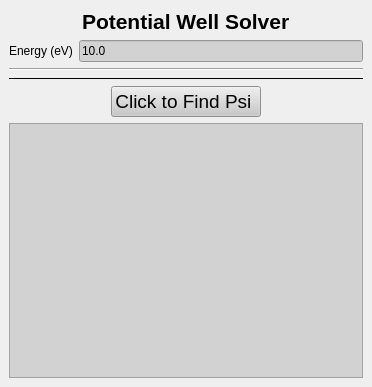
<?xml version="1.0" encoding="UTF-8"?>
<ui version="4.0">
 <class>SolveWellDock</class>
 <widget class="QDockWidget" name="SolveWellDock">
  <property name="geometry">
   <rect>
    <x>0</x>
    <y>0</y>
    <width>372</width>
    <height>387</height>
   </rect>
  </property>
  <property name="minimumSize">
   <size>
    <width>280</width>
    <height>261</height>
   </size>
  </property>
  <property name="styleSheet">
   <string notr="true">
QLineEdit, QTextEdit, QComboBox
{
	
	
	background-color: rgb(210, 210, 210);
}
QPushButton
{
	
	background-color: rgb(200, 200, 200);
}
QLabel
{

}
</string>
  </property>
  <property name="features">
   <set>QDockWidget::DockWidgetFloatable|QDockWidget::DockWidgetMovable</set>
  </property>
  <property name="windowTitle">
   <string>Solve Well Window</string>
  </property>
  <widget class="QWidget" name="dockWidgetContents">
   <layout class="QVBoxLayout" name="verticalLayout">
    <item>
     <layout class="QHBoxLayout" name="horizontalLayout_5">
      <item>
       <spacer name="horizontalSpacer_12">
        <property name="orientation">
         <enum>Qt::Horizontal</enum>
        </property>
        <property name="sizeHint" stdset="0">
         <size>
          <width>40</width>
          <height>20</height>
         </size>
        </property>
       </spacer>
      </item>
      <item>
       <widget class="QLabel" name="l_toplabel">
        <property name="font">
         <font>
          <pointsize>16</pointsize>
          <weight>75</weight>
          <bold>true</bold>
         </font>
        </property>
        <property name="text">
         <string>Potential Well Solver</string>
        </property>
       </widget>
      </item>
      <item>
       <spacer name="horizontalSpacer_13">
        <property name="orientation">
         <enum>Qt::Horizontal</enum>
        </property>
        <property name="sizeHint" stdset="0">
         <size>
          <width>40</width>
          <height>20</height>
         </size>
        </property>
       </spacer>
      </item>
     </layout>
    </item>
    <item>
     <layout class="QFormLayout" name="formLayout">
      <item row="0" column="0">
       <widget class="QLabel" name="label">
        <property name="text">
         <string>Energy (eV)</string>
        </property>
       </widget>
      </item>
      <item row="0" column="1">
       <widget class="QLineEdit" name="le_solve">
        <property name="text">
         <string>10.0</string>
        </property>
       </widget>
      </item>
     </layout>
    </item>
    <item>
     <widget class="Line" name="line">
      <property name="orientation">
       <enum>Qt::Horizontal</enum>
      </property>
     </widget>
    </item>
    <item>
     <widget class="Line" name="line_2">
      <property name="frameShadow">
       <enum>QFrame::Plain</enum>
      </property>
      <property name="lineWidth">
       <number>1</number>
      </property>
      <property name="orientation">
       <enum>Qt::Horizontal</enum>
      </property>
     </widget>
    </item>
    <item>
     <layout class="QHBoxLayout" name="horizontalLayout_4">
      <item>
       <spacer name="horizontalSpacer_8">
        <property name="orientation">
         <enum>Qt::Horizontal</enum>
        </property>
        <property name="sizeHint" stdset="0">
         <size>
          <width>40</width>
          <height>20</height>
         </size>
        </property>
       </spacer>
      </item>
      <item>
       <widget class="QPushButton" name="pb_solve">
        <property name="sizePolicy">
         <sizepolicy hsizetype="Expanding" vsizetype="Fixed">
          <horstretch>0</horstretch>
          <verstretch>0</verstretch>
         </sizepolicy>
        </property>
        <property name="font">
         <font>
          <pointsize>14</pointsize>
          <weight>50</weight>
          <bold>false</bold>
         </font>
        </property>
        <property name="text">
         <string>Click to Find Psi </string>
        </property>
       </widget>
      </item>
      <item>
       <spacer name="horizontalSpacer_9">
        <property name="orientation">
         <enum>Qt::Horizontal</enum>
        </property>
        <property name="sizeHint" stdset="0">
         <size>
          <width>40</width>
          <height>20</height>
         </size>
        </property>
       </spacer>
      </item>
     </layout>
    </item>
    <item>
     <widget class="QTextEdit" name="te_solvewell">
      <property name="readOnly">
       <bool>true</bool>
      </property>
     </widget>
    </item>
   </layout>
  </widget>
 </widget>
 <resources/>
 <connections/>
</ui>
